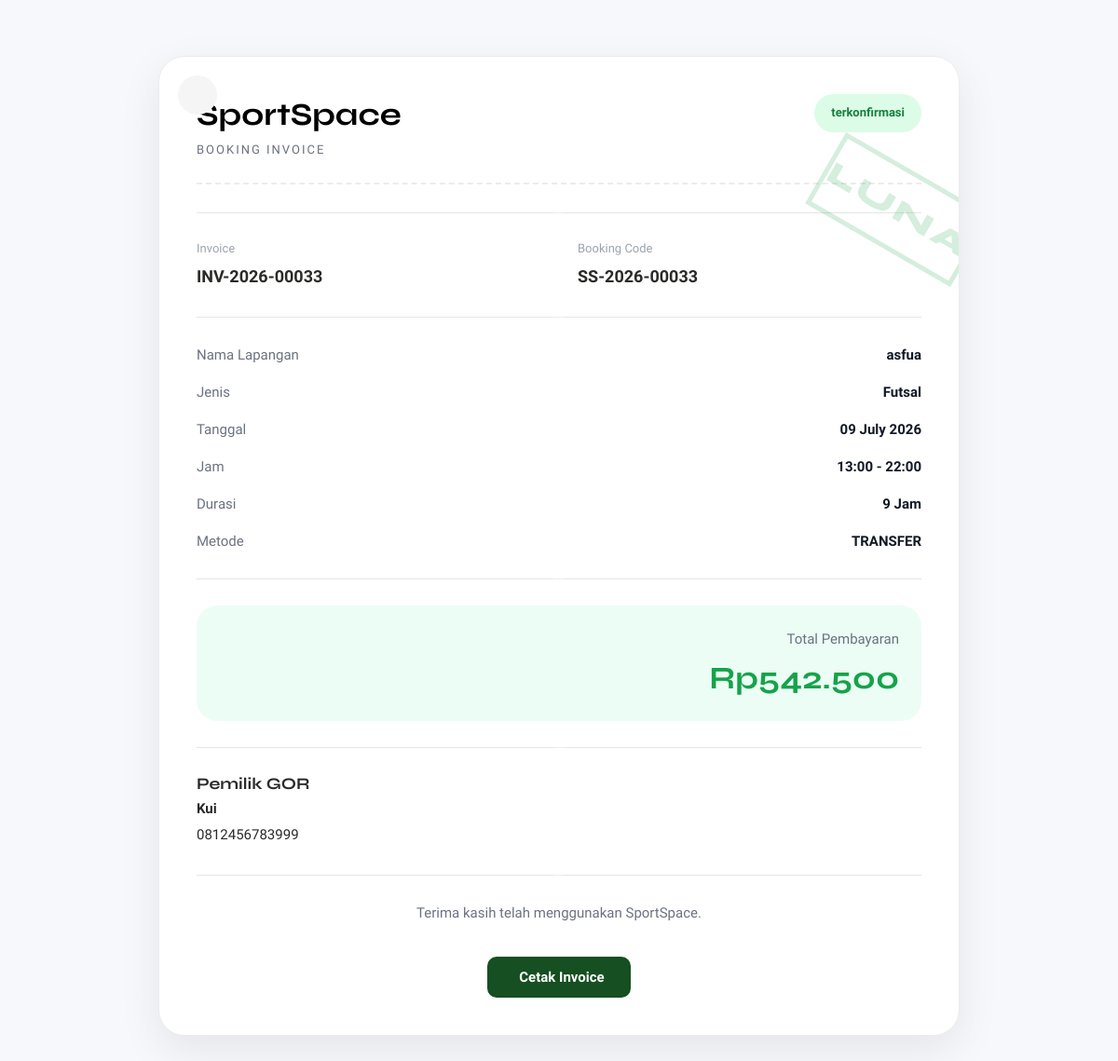
Before: /invoice.php?id=33&from=success with the older database file.
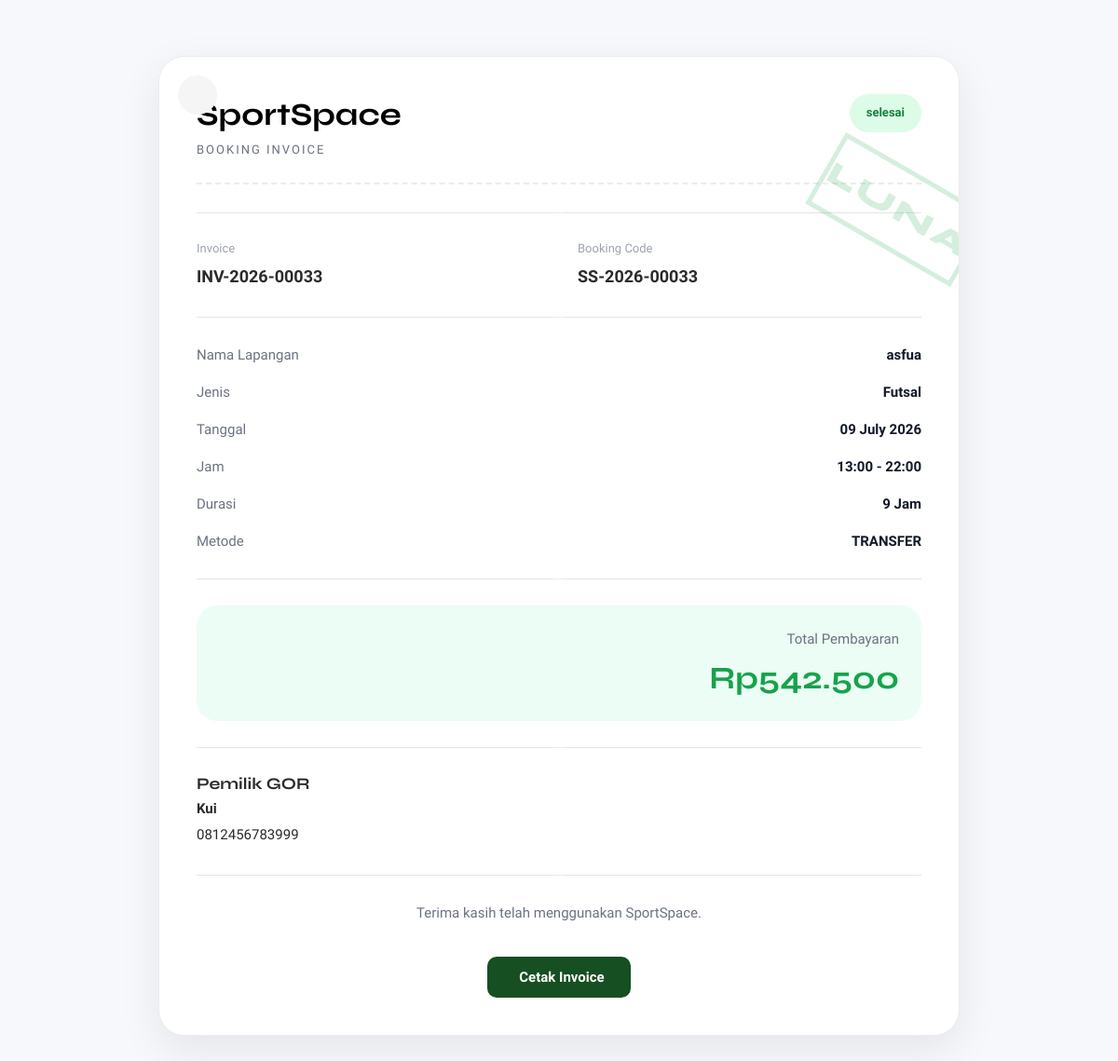
After: the same page with the newer database file.
### invoice.php (the view, shortened to what the changed rows need)
<?php
include 'config.php';
$booking_id = (int) $_GET['id'];
$query = mysqli_query($conn, "
SELECT
    b.*,
    b.status AS booking_status,
    f.*,
    p.total,
    p.metode,
    p.status AS payment_status,
    o.nama AS owner_nama,
    o.telepon,
    o.alamat
FROM booking b
JOIN fields f
ON b.field_id = f.field_id
JOIN payment p
ON b.booking_id = p.booking_id
LEFT JOIN owners o
ON f.field_id = o.field_id
WHERE b.booking_id='$booking_id'
");
$data = mysqli_fetch_assoc($query);
?>
<!DOCTYPE html>
<html lang="id">
<head>
    <link rel="stylesheet" href="index.css">
    <link rel="stylesheet" href="invoice.css?v=<?= time(); ?>">
    <link rel="stylesheet" href="https://cdn.jsdelivr.net/npm/@tabler/icons-webfont@latest/tabler-icons.min.css">
</head>
<body>
    <div class="invoice-wrapper">
        <div class="invoice-card">
            <div class="invoice-header">
                <div>
                    <h1>SportSpace</h1>
                    <p>BOOKING INVOICE</p>
                </div>
                <?php
                if ($data['booking_status'] == "terkonfirmasi") {
                    echo '<span class="status paid">terkonfirmasi</span>';
                } elseif ($data['booking_status'] == "tertunda") {
                    echo '<span class="status pending">tertunda</span>';
                } elseif ($data['booking_status'] == "dibatalkan") {
                    echo '<span class="status cancel">dibatalkan</span>';
                } else {
                    echo '<span class="status paid">selesai</span>';
                }
                ?>
            </div>
            <div class="total-box">
                <h2>
                    Rp<?= number_format($data['total'], 0, ',', '.') ?>
                </h2>
            </div>
        </div>
    </div>
</body>

Changed rows visible on the page:
changed booking "TRANSFER": status "terkonfirmasi" → "selesai" (drawn)
Other visible differences:
text no longer shown: "terkonfirmasi"
text now shown: "selesai"
